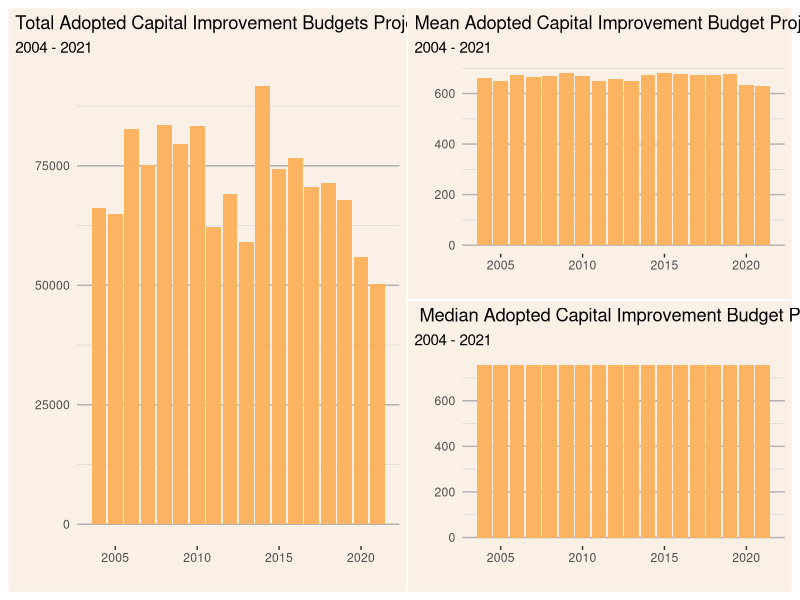
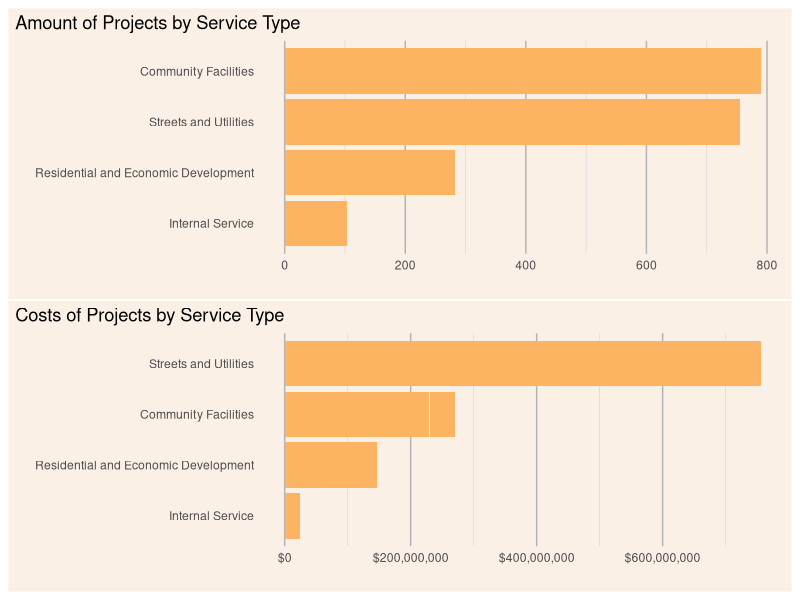
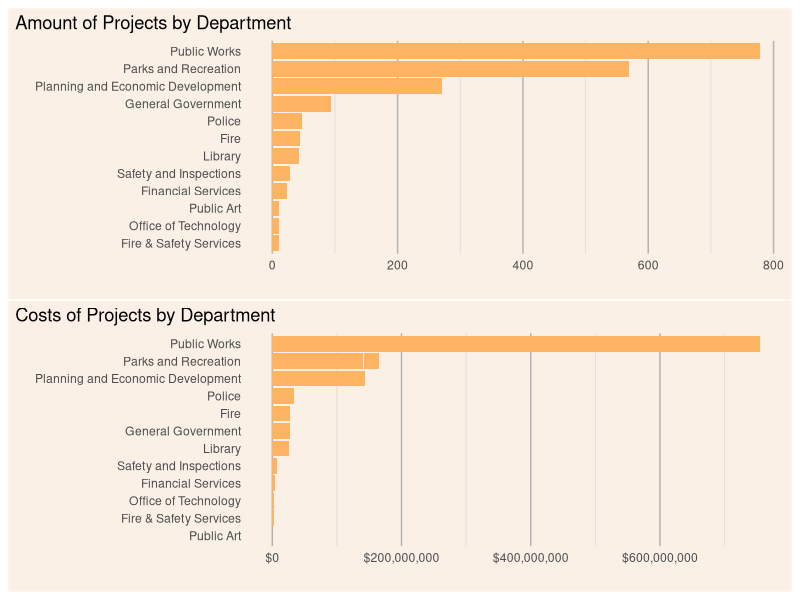
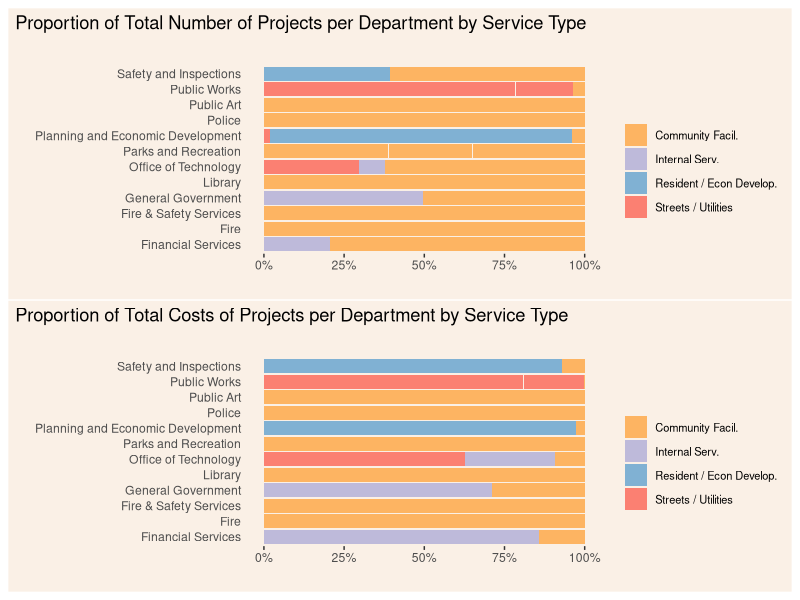
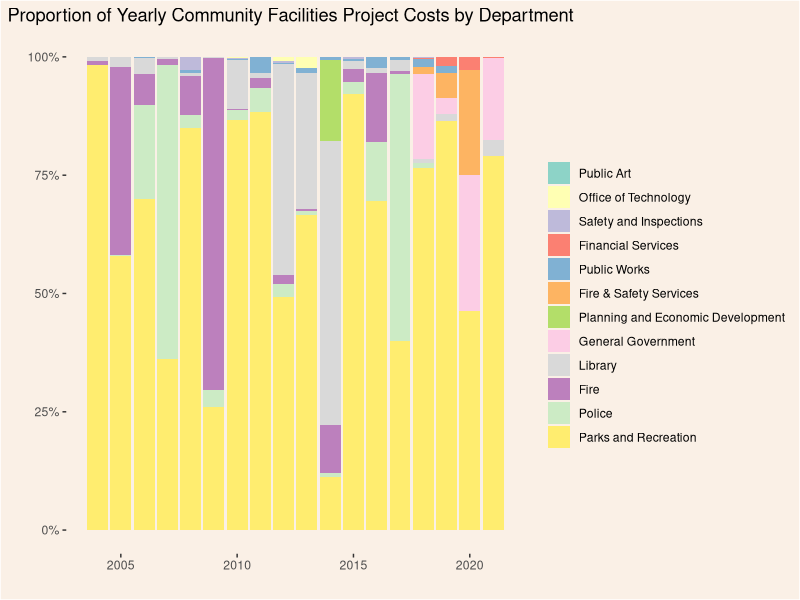
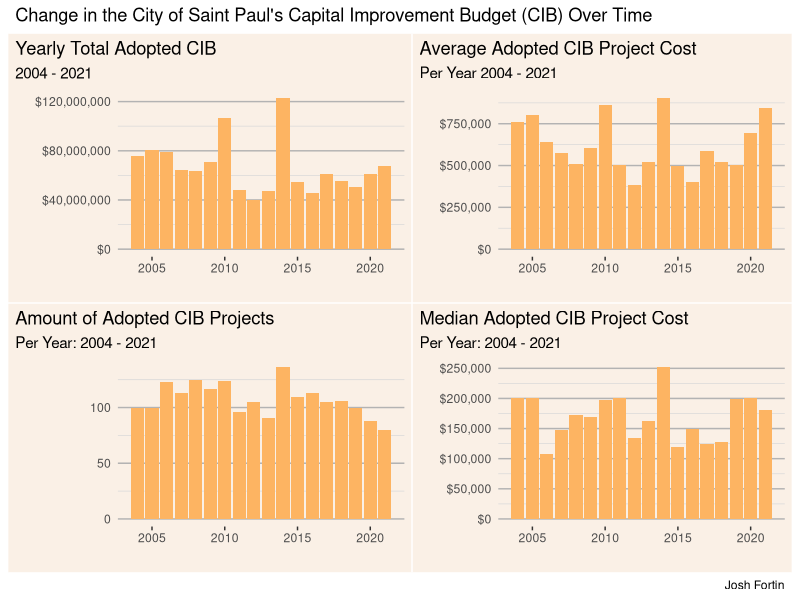

Here is the R script that generated these plots, in order:
## ---- chunk 1
knitr::opts_chunk$set(echo = TRUE)
## ---- chunk 2
library(readr)
library(tidyverse)
library(patchwork)
library(lubridate)
library(RColorBrewer)
## ---- chunk 3
Adopted_Capital_Improvement_Budgets <- read_csv("Adopted_Capital_Improvement_Budgets.csv")

Adopted_Capital_Improvement_Budgets %>% 
  mutate(across(where(is.character), as.factor)) %>% 
  summary()
## ---- chunk 4
g_yearly <- Adopted_Capital_Improvement_Budgets %>% 
  group_by(YEAR) %>% 
  summarize(year_amount = sum(Amount)) %>% 
  ggplot(aes(x = YEAR, y = year_amount)) +
  geom_col(fill = "#FDB462") +
  scale_y_continuous(labels = scales::dollar) +
  labs(title = "Yearly Total Adopted CIB",
       subtitle = "2004 - 2021",
       y = "",
       x = "") +
  theme(plot.title.position = "plot",
        plot.background = element_rect("linen"), 
        panel.background = element_rect("linen"),
        legend.background = element_rect("linen"),
        axis.ticks.y = element_blank(),
        panel.grid.major.y = element_line("grey70"),
        panel.grid.minor.y = element_line("grey85"),
        panel.grid.major.x = element_blank(),
        panel.grid.minor.x = element_blank())

g_med <- Adopted_Capital_Improvement_Budgets %>% 
  group_by(YEAR) %>% 
  summarize(year_median = median(Amount)) %>% 
  ggplot(aes(x = YEAR, y = year_median)) +
  geom_col(fill = "#FDB462") +
  scale_y_continuous(labels = scales::dollar) +
  labs(title = "Median Adopted CIB Project Cost",
       subtitle = "Per Year: 2004 - 2021",
       y = "",
       x = "") +
  theme(plot.title.position = "plot",
        plot.background = element_rect("linen"), 
        panel.background = element_rect("linen"),
        legend.background = element_rect("linen"),
        axis.ticks.y = element_blank(),
        panel.grid.major.y = element_line("grey70"),
        panel.grid.minor.y = element_line("grey85"),
        panel.grid.major.x = element_blank(),
        panel.grid.minor.x = element_blank())

g_mean <- Adopted_Capital_Improvement_Budgets %>% 
  group_by(YEAR) %>% 
  summarize(year_mean = mean(Amount)) %>% 
  ggplot(aes(x = YEAR, y = year_mean)) +
  geom_col(fill = "#FDB462") +
  scale_y_continuous(labels = scales::dollar) +
  labs(title = "Average Adopted CIB Project Cost",
       subtitle = "Per Year 2004 - 2021",
       y = "",
       x = "") +
  theme(plot.title.position = "plot",
        plot.background = element_rect("linen"), 
        panel.background = element_rect("linen"),
        legend.background = element_rect("linen"),
        axis.ticks.y = element_blank(),
        panel.grid.major.y = element_line("grey70"),
        panel.grid.minor.y = element_line("grey85"),
        panel.grid.major.x = element_blank(),
        panel.grid.minor.x = element_blank())

g_yearly_counts <- Adopted_Capital_Improvement_Budgets %>% 
  group_by(YEAR) %>% 
  summarize(year_count = n()) %>% 
  ggplot(aes(x = YEAR, y = year_count)) +
  geom_col(fill = "#FDB462") +
  labs(title = "Amount of Adopted CIB Projects",
       subtitle = "Per Year: 2004 - 2021",
       y = "",
       x = "") +
  theme(plot.title.position = "plot",
        plot.background = element_rect("linen"), 
        panel.background = element_rect("linen"),
        legend.background = element_rect("linen"),
        axis.ticks.y = element_blank(),
        panel.grid.major.y = element_line("grey70"),
        panel.grid.minor.y = element_line("grey85"),
        panel.grid.major.x = element_blank(),
        panel.grid.minor.x = element_blank())

myplot1 <- ((g_yearly / g_yearly_counts) | (g_mean / g_med)) +
  plot_annotation(title = "Change in the City of Saint Paul's Capital Improvement Budget (CIB) Over Time",
                  caption = "Josh Fortin")

ggsave("final_project_graph_jf.png", myplot1)
## ---- chunk 5
g_yearly_counts <- Adopted_Capital_Improvement_Budgets %>% 
  add_count(SERVICE, name = "counts") %>% 
  group_by(YEAR) %>% 
  summarize(year_count = sum(counts)) %>% 
  ggplot(aes(x = YEAR, y = year_count)) +
  geom_col(fill = "#FDB462") +
  labs(title = "Total Adopted Capital Improvement Budgets Projects per Year",
       subtitle = "2004 - 2021",
       y = "",
       x = "") +
  theme(plot.title.position = "plot",
        plot.background = element_rect("linen"), 
        panel.background = element_rect("linen"),
        legend.background = element_rect("linen"),
        axis.ticks.y = element_blank(),
        panel.grid.major.y = element_line("grey70"),
        panel.grid.minor.y = element_line("grey85"),
        panel.grid.major.x = element_blank(),
        panel.grid.minor.x = element_blank())

g_med_counts <- Adopted_Capital_Improvement_Budgets %>% 
  add_count(SERVICE, name = "counts") %>% 
  group_by(YEAR) %>% 
  summarize(year_counts_med = median(counts)) %>% 
  ggplot(aes(x = YEAR, y = year_counts_med)) +
  geom_col(fill = "#FDB462") +
  labs(title = " Median Adopted Capital Improvement Budget Projects per Year",
       subtitle = "2004 - 2021",
       y = "",
       x = "") +
  theme(plot.title.position = "plot",
        plot.background = element_rect("linen"), 
        panel.background = element_rect("linen"),
        legend.background = element_rect("linen"),
        axis.ticks.y = element_blank(),
        panel.grid.major.y = element_line("grey70"),
        panel.grid.minor.y = element_line("grey85"),
        panel.grid.major.x = element_blank(),
        panel.grid.minor.x = element_blank())

g_mean_counts <- Adopted_Capital_Improvement_Budgets %>% 
  add_count(SERVICE, name = "counts") %>% 
  group_by(YEAR) %>% 
  summarize(year_mean_counts = mean(counts)) %>% 
  ggplot(aes(x = YEAR, y = year_mean_counts)) +
  geom_col(fill = "#FDB462") +
  labs(title = "Mean Adopted Capital Improvement Budget Projects per Year",
       subtitle = "2004 - 2021",
       y = "",
       x = "") +
  theme(plot.title.position = "plot",
        plot.background = element_rect("linen"), 
        panel.background = element_rect("linen"),
        legend.background = element_rect("linen"),
        axis.ticks.y = element_blank(),
        panel.grid.major.y = element_line("grey70"),
        panel.grid.minor.y = element_line("grey85"),
        panel.grid.major.x = element_blank(),
        panel.grid.minor.x = element_blank())

g_yearly_counts | (g_mean_counts / g_med_counts)
## ---- chunk 6
g1 <- Adopted_Capital_Improvement_Budgets %>% 
  add_count(SERVICE, name = "counts") %>% 
  mutate(s_reorder = fct_reorder(SERVICE, counts, .fun = max)) %>% 
  ggplot(aes(y = s_reorder)) +
  geom_bar(fill = "#FDB462") +
  labs(title = "Amount of Projects by Service Type",
       x = "",
       y = "") +
  theme(plot.title.position = "plot",
        plot.background = element_rect("linen"), 
        panel.background = element_rect("linen"),
        legend.background = element_rect("linen"),
        axis.ticks.x = element_blank(),
        axis.ticks.y = element_blank(),
        panel.grid.major.x = element_line("grey70"),
        panel.grid.minor.x = element_line("grey85"),
        panel.grid.major.y = element_blank())

g2 <- Adopted_Capital_Improvement_Budgets %>% 
  mutate(Service_reorder = fct_reorder(SERVICE, Amount, sum)) %>% 
  ggplot(aes(x = Amount, y = Service_reorder)) +
  geom_col(fill = "#FDB462") +
  labs(title = "Costs of Projects by Service Type",
       x = "",
       y = "") +
  scale_x_continuous(labels = scales::dollar) +
  theme(plot.title.position = "plot",
        plot.background = element_rect("linen"), 
        panel.background = element_rect("linen"),
        legend.background = element_rect("linen"),
        axis.ticks.x = element_blank(),
        axis.ticks.y = element_blank(),
        panel.grid.major.x = element_line("grey70"),
        panel.grid.minor.x = element_line("grey85"),
        panel.grid.major.y = element_blank())

service_g <- g1 / g2
service_g
## ---- chunk 7
g3 <- Adopted_Capital_Improvement_Budgets %>% 
  add_count(DEPARTMENT, name = "counts") %>% 
  mutate(d_reorder = fct_reorder(DEPARTMENT, counts, .fun = max)) %>% 
  ggplot(aes(y = d_reorder)) +
  geom_bar(fill = "#FDB462") +
  labs(title = "Amount of Projects by Department",
       x = "",
       y = "") +
  theme(plot.title.position = "plot",
        plot.background = element_rect("linen"), 
        panel.background = element_rect("linen"),
        legend.background = element_rect("linen"),
        axis.ticks.x = element_blank(),
        axis.ticks.y = element_blank(),
        panel.grid.major.x = element_line("grey70"),
        panel.grid.minor.x = element_line("grey85"),
        panel.grid.major.y = element_blank())

g4 <- Adopted_Capital_Improvement_Budgets %>% 
  mutate(department_reorder = fct_reorder(DEPARTMENT, Amount, sum)) %>% 
  ggplot(aes(x = Amount, y = department_reorder)) +
  geom_col(fill = "#FDB462") +
  labs(title = "Costs of Projects by Department",
       x = "",
       y = "") +
  scale_x_continuous(labels = scales::dollar) +
  theme(plot.title.position = "plot",
        plot.background = element_rect("linen"), 
        panel.background = element_rect("linen"),
        legend.background = element_rect("linen"),
        axis.ticks.x = element_blank(),
        axis.ticks.y = element_blank(),
        panel.grid.major.x = element_line("grey70"),
        panel.grid.minor.x = element_line("grey85"),
        panel.grid.major.y = element_blank())

 department_g <- g3 / g4
 department_g
## ---- chunk 8
g_cost <- Adopted_Capital_Improvement_Budgets %>% 
  mutate(department_reorder = fct_reorder(DEPARTMENT, Amount, sum)) %>%
  ggplot(aes(y = DEPARTMENT, x = Amount, fill = SERVICE)) +
  geom_bar(position = "fill", stat = "identity") +
  scale_x_continuous(labels = scales::percent) +
  theme(legend.position = "right",
        legend.direction = "vertical",
        legend.text = element_text(size = 8),
        plot.title.position = "plot",
        plot.background = element_rect("linen"), 
        panel.background = element_rect("linen"),
        legend.background = element_rect("linen"),
        axis.ticks.y = element_blank(),
        panel.grid.major.x = element_blank(),
        panel.grid.minor.x = element_blank(),
        panel.grid.major.y = element_blank(),
        panel.grid.minor.y = element_blank()) +
  scale_fill_manual(labels = c("Community Facil.", "Internal Serv.", "Resident / Econ Develop.", "Streets / Utilities"), values = c("#FDB462", "#BEBADA","#80B1D3", "#FB8072")) +
  labs(title = "Proportion of Total Costs of Projects per Department by Service Type",
       subtitle = "",
       x = "",
       y = "",
       fill = "")
## ---- chunk 9
g_amount <- Adopted_Capital_Improvement_Budgets %>% 
  add_count(SERVICE, name = "counts") %>%
  mutate(department_reorder = fct_reorder(DEPARTMENT, counts, sum)) %>%
  ggplot(aes(y = DEPARTMENT, x = counts, fill = SERVICE)) +
  geom_bar(position = "fill", stat = "identity") +
  scale_x_continuous(labels = scales::percent) +
  scale_fill_manual(labels = c("Community Facil.", "Internal Serv.", "Resident / Econ Develop.", "Streets / Utilities"), values = c("#FDB462", "#BEBADA","#80B1D3", "#FB8072")) +
  theme(legend.position = "right",
        legend.direction = "vertical",
        plot.title.position = "plot",
        plot.background = element_rect("linen"), 
        panel.background = element_rect("linen"),
        legend.background = element_rect("linen"),
        legend.text = element_text(size = 8),
        axis.ticks.y = element_blank(),
        panel.grid.major.x = element_blank(),
        panel.grid.minor.x = element_blank(),
        panel.grid.major.y = element_blank(),
        panel.grid.minor.y = element_blank()) +
  labs(title = "Proportion of Total Number of Projects per Department by Service Type",
       subtitle = "",
       x = "",
       y = "",
       fill = "")
## ---- chunk 10
g_amount / g_cost
## ---- chunk 11
Adopted_Capital_Improvement_Budgets %>% 
  filter(SERVICE == "Community Facilities") %>%
  mutate(department_reorder = fct_reorder(DEPARTMENT, Amount, sum)) %>%
  ggplot(aes(x = YEAR, y = Amount, fill = department_reorder)) +
  geom_bar(position = "fill", stat = "identity") +
  scale_y_continuous(labels = scales::percent) +
  scale_fill_brewer(palette = "Set3") +
  labs(title = "Proportion of Yearly Community Facilities Project Costs by Department",
       x = "",
       y = "",
       fill = "") +
  theme(plot.title.position = "plot",
        plot.background = element_rect("linen"), 
        panel.background = element_rect("linen"),
        legend.background = element_rect("linen"),
        panel.grid.major.x = element_blank(),
        panel.grid.minor.x = element_blank(),
        panel.grid.major.y = element_blank(),
        panel.grid.minor.y = element_blank())
## ---- chunk 12
Adopted_Capital_Improvement_Budgets %>% 
  filter(DEPARTMENT == c("Fire & Safety Services", "Public Art")) 
